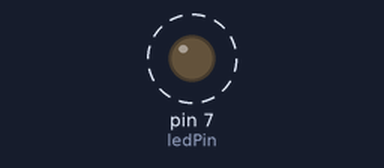
Bench run of a sketch on a simulated Arduino Uno, built with avr-gcc and run on an emulated ATmega328P. Shown: output pins drawn as LEDs (lit = HIGH). Dashed ring = blinking.

Above: at 0.5 s.
Timing chart, 0 to 4.6 s (numbered marks = the images above):
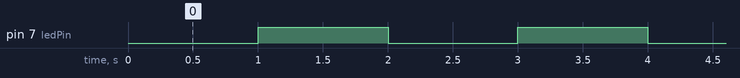

Measured:
- by itself, pin 7 (ledPin): alternates HIGH for 1.0 s and LOW for 1.0 s

The sketch:

BlinkyBlinky.ino
```cpp
unsigned long previousMillis = 0;
const int ledPin = 7;
int ledState = LOW;
const long interval = 1000;


void setup() {
  pinMode(ledPin, OUTPUT);
  Serial.begin(9600);
  // put your setup code here, to run once:

}

void loop() {
  unsigned long currentMillis = millis();

  if (currentMillis - previousMillis >= interval){
previousMillis = currentMillis;
if (ledState == LOW) {
  ledState = HIGH;
}
else{
  ledState = LOW;
}
digitalWrite(ledPin, ledState);
  }

  // put your main code here, to run repeatedly:

}
```
